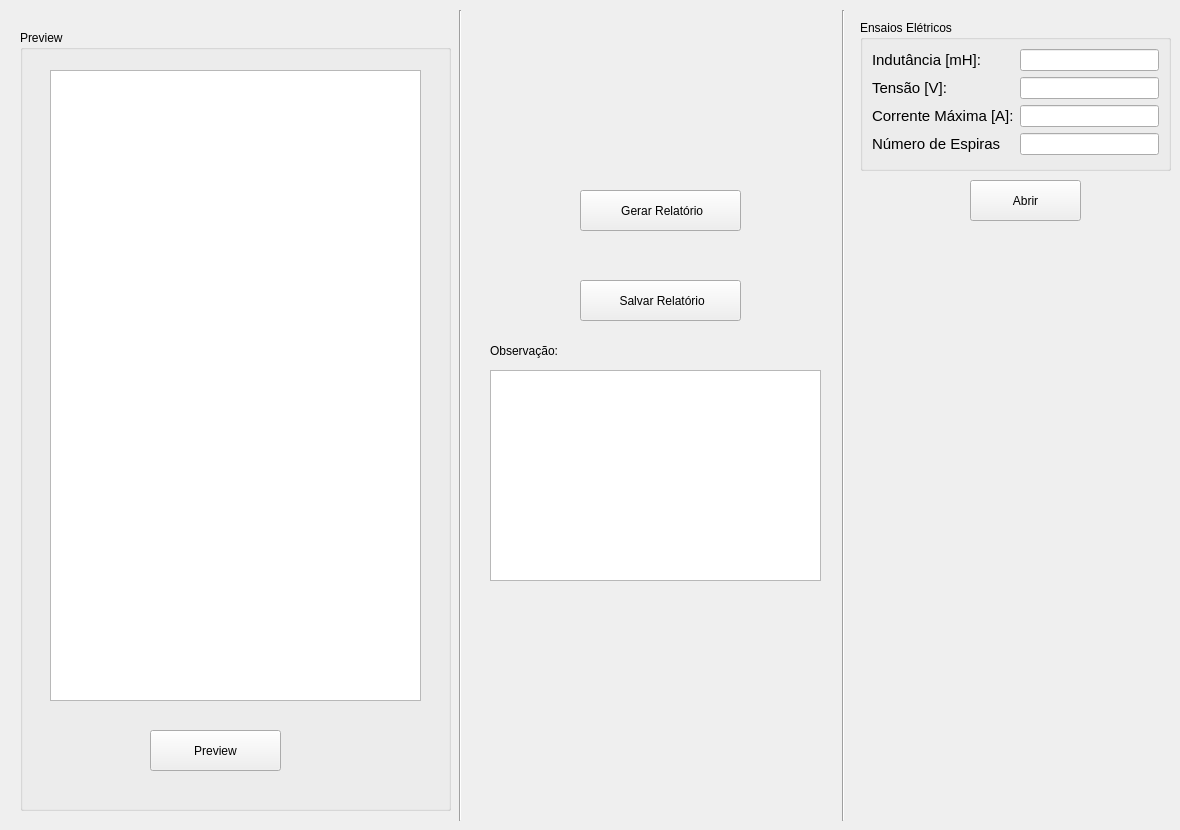
      <widget class="QWidget" name="tab">
       <attribute name="title">
        <string>Relatório</string>
       </attribute>
       <widget class="QGroupBox" name="groupBox_24">
        <property name="geometry">
         <rect>
          <x>860</x>
          <y>20</y>
          <width>311</width>
          <height>151</height>
         </rect>
        </property>
        <property name="title">
         <string>Ensaios Elétricos</string>
        </property>
        <layout class="QGridLayout" name="gridLayout_8">
         <item row="2" column="1">
          <widget class="QLineEdit" name="CurrVar"/>
         </item>
         <item row="3" column="1">
          <widget class="QLineEdit" name="n_espirasVar"/>
         </item>
         <item row="0" column="0">
          <widget class="QLabel" name="label_72">
           <property name="font">
            <font>
             <pointsize>11</pointsize>
            </font>
           </property>
           <property name="text">
            <string>Indutância [mH]:</string>
           </property>
          </widget>
         </item>
         <item row="1" column="1">
          <widget class="QLineEdit" name="TensaoVar"/>
         </item>
         <item row="0" column="1">
          <widget class="QLineEdit" name="IndutVar"/>
         </item>
         <item row="1" column="0">
          <widget class="QLabel" name="label_73">
           <property name="font">
            <font>
             <pointsize>11</pointsize>
            </font>
           </property>
           <property name="text">
            <string>Tensão [V]:</string>
           </property>
          </widget>
         </item>
         <item row="2" column="0">
          <widget class="QLabel" name="label_74">
           <property name="font">
            <font>
             <pointsize>11</pointsize>
            </font>
           </property>
           <property name="text">
            <string>Corrente Máxima [A]:</string>
           </property>
          </widget>
         </item>
         <item row="3" column="0">
          <widget class="QLabel" name="label_75">
           <property name="font">
            <font>
             <pointsize>11</pointsize>
            </font>
           </property>
           <property name="text">
            <string>Número de Espiras</string>
           </property>
          </widget>
         </item>
        </layout>
       </widget>
       <widget class="QGroupBox" name="groupBox_8">
        <property name="geometry">
         <rect>
          <x>20</x>
          <y>30</y>
          <width>431</width>
          <height>781</height>
         </rect>
        </property>
        <property name="title">
         <string>Preview</string>
        </property>
        <widget class="QPushButton" name="pb_preview">
         <property name="geometry">
          <rect>
           <x>130</x>
           <y>700</y>
           <width>131</width>
           <height>41</height>
          </rect>
         </property>
         <property name="text">
          <string>Preview</string>
         </property>
         <property name="icon">
          <iconset>
           <normaloff>D:/ARQ/Lucas/Analise de dados BGL_(priscila)/imagens/Lupa2.png</normaloff>D:/ARQ/Lucas/Analise de dados BGL_(priscila)/imagens/Lupa2.png</iconset>
         </property>
         <property name="iconSize">
          <size>
           <width>25</width>
           <height>25</height>
          </size>
         </property>
        </widget>
        <widget class="QGraphicsView" name="graphicsView">
         <property name="geometry">
          <rect>
           <x>30</x>
           <y>40</y>
           <width>371</width>
           <height>631</height>
          </rect>
         </property>
        </widget>
       </widget>
       <widget class="QPushButton" name="bt_generate_rpt">
        <property name="geometry">
         <rect>
          <x>580</x>
          <y>190</y>
          <width>161</width>
          <height>41</height>
         </rect>
        </property>
        <property name="text">
         <string> Gerar Relatório</string>
        </property>
        <property name="icon">
         <iconset>
          <normaloff>D:/ARQ/Lucas/Analise de dados BGL_(priscila)/imagens/engine.png</normaloff>D:/ARQ/Lucas/Analise de dados BGL_(priscila)/imagens/engine.png</iconset>
        </property>
        <property name="iconSize">
         <size>
          <width>20</width>
          <height>20</height>
         </size>
        </property>
       </widget>
       <widget class="QPushButton" name="bt_save_rpt">
        <property name="geometry">
         <rect>
          <x>580</x>
          <y>280</y>
          <width>161</width>
          <height>41</height>
         </rect>
        </property>
        <property name="text">
         <string> Salvar Relatório</string>
        </property>
        <property name="icon">
         <iconset>
          <normaloff>D:/ARQ/Lucas/Analise de dados BGL_(priscila)/imagens/save.png</normaloff>D:/ARQ/Lucas/Analise de dados BGL_(priscila)/imagens/save.png</iconset>
        </property>
        <property name="iconSize">
         <size>
          <width>20</width>
          <height>20</height>
         </size>
        </property>
       </widget>
       <widget class="QPushButton" name="pb_open_elecdt">
        <property name="geometry">
         <rect>
          <x>970</x>
          <y>180</y>
          <width>111</width>
          <height>41</height>
         </rect>
        </property>
        <property name="text">
         <string>Abrir</string>
        </property>
        <property name="icon">
         <iconset>
          <normaloff>../../.designer/backup/imagens/7547_128x128.png</normaloff>../../.designer/backup/imagens/7547_128x128.png</iconset>
        </property>
        <property name="iconSize">
         <size>
          <width>25</width>
          <height>25</height>
         </size>
        </property>
       </widget>
       <widget class="QTextEdit" name="observacao">
        <property name="geometry">
         <rect>
          <x>490</x>
          <y>370</y>
          <width>331</width>
          <height>211</height>
         </rect>
        </property>
       </widget>
       <widget class="QLabel" name="label_6">
        <property name="geometry">
         <rect>
          <x>490</x>
          <y>340</y>
          <width>91</width>
          <height>21</height>
         </rect>
        </property>
        <property name="text">
         <string>Observação:</string>
        </property>
       </widget>
       <widget class="Line" name="line_3">
        <property name="geometry">
         <rect>
          <x>833</x>
          <y>10</y>
          <width>20</width>
          <height>811</height>
         </rect>
        </property>
        <property name="orientation">
         <enum>Qt::Vertical</enum>
        </property>
       </widget>
       <widget class="Line" name="line_4">
        <property name="geometry">
         <rect>
          <x>450</x>
          <y>10</y>
          <width>20</width>
          <height>811</height>
         </rect>
        </property>
        <property name="orientation">
         <enum>Qt::Vertical</enum>
        </property>
       </widget>
      </widget>
